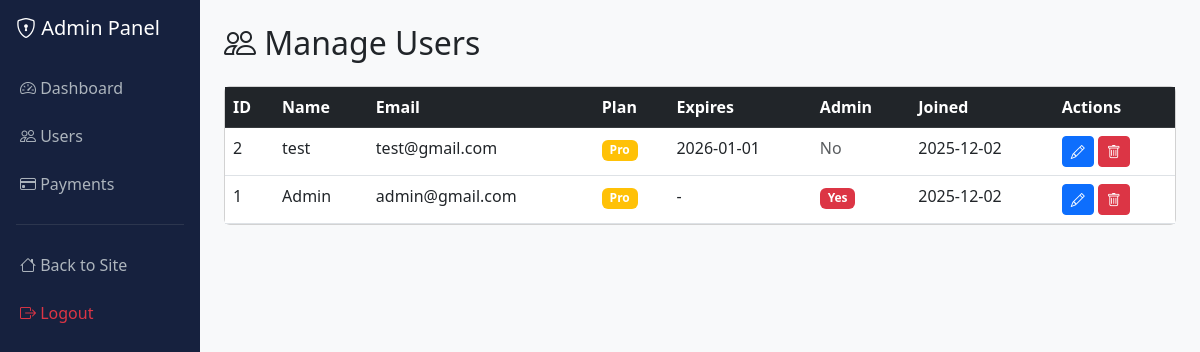
/admin/users (signed in), run on an earlier commit of the app's database.
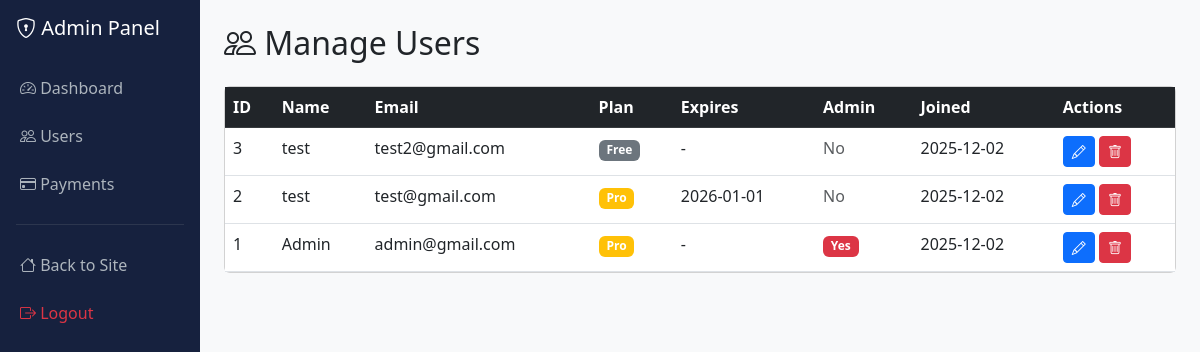
And on a later commit of the database.
### tables this page shows
CREATE TABLE users (
            id INTEGER PRIMARY KEY,
            name VARCHAR(100) NOT NULL,
            email VARCHAR(100) UNIQUE NOT NULL,
            password BLOB NOT NULL,
            is_admin INTEGER DEFAULT 0,
            subscription_plan VARCHAR(20) DEFAULT 'free',
            subscription_expires TIMESTAMP,
            created_at TIMESTAMP DEFAULT CURRENT_TIMESTAMP
        );

### app.py (the view)
@app.route('/admin/users')
@admin_required
def admin_users():
    conn = get_db()
    users = conn.execute('SELECT * FROM users ORDER BY created_at DESC').fetchall()
    conn.close()
    return render_template('admin/users.html', users=users)

### app.py (called while the page is built)
def admin_required(f):
    from functools import wraps
    @wraps(f)
    def decorated_function(*args, **kwargs):
        if not session.get('user_id'):
            return redirect(url_for('login'))
        conn = get_db()
        user = conn.execute('SELECT is_admin FROM users WHERE id = ?', (session['user_id'],)).fetchone()
        conn.close()
        if not user or not user['is_admin']:
            flash('Admin access required.', 'error')
            return redirect(url_for('index'))
        return f(*args, **kwargs)
    return decorated_function

def get_db():
    conn = sqlite3.connect(DATABASE)
    conn.row_factory = sqlite3.Row
    return conn

### templates/admin/users.html (shortened to what this page needs)
{% extends 'admin/base.html' %}
{% block content %}
<h2 class="mb-4"><i class="bi bi-people"></i> Manage Users</h2>
<div class="card">
    <div class="card-body p-0">
        <table class="table table-hover mb-0">
            <thead class="table-dark">
                <tr>
                    <th>ID</th>
                    <th>Name</th>
                    <th>Email</th>
                    <th>Plan</th>
                    <th>Expires</th>
                    <th>Admin</th>
                    <th>Joined</th>
                    <th>Actions</th>
                </tr>
            </thead>
            <tbody>
                {% for user in users %}
                <tr>
                    <td>{{ user['id'] }}</td>
                    <td>{{ user['name'] }}</td>
                    <td>{{ user['email'] }}</td>
                    <td>
                        <span class="badge bg-{{ 'warning' if user['subscription_plan'] == 'pro' else 'primary' if user['subscription_plan'] == 'basic' else 'secondary' }}">
                            {{ (user['subscription_plan'] or 'free')|title }}
                        </span>
                    </td>
                    <td>{{ user['subscription_expires'][:10] if user['subscription_expires'] else '-' }}</td>
                    <td>
                        {% if user['is_admin'] %}
                        <span class="badge bg-danger">Yes</span>
                        {% else %}
                        <span class="text-muted">No</span>
                        {% endif %}
                    </td>
                    <td>{{ user['created_at'][:10] if user['created_at'] else '-' }}</td>
                    <td>
                        <button class="btn btn-sm btn-primary" data-bs-toggle="modal" data-bs-target="#editUser{{ user['id'] }}">
                            <i class="bi bi-pencil"></i>
                        </button>
                        <form action="{{ url_for('admin_delete_user', user_id=user['id']) }}" method="POST" class="d-inline">
                            <button type="submit" class="btn btn-sm btn-danger" onclick="return confirm('Delete this user and all their data?')">
                                <i class="bi bi-trash"></i>
                            </button>
                        </form>
                    </td>
                </tr>
                {% endfor %}
            </tbody>
        </table>
    </div>
</div>
{% endblock %}

### templates/admin/base.html (shortened to what this page needs)
<!DOCTYPE html>
<html lang="en">
<head>
    <link href="https://cdn.jsdelivr.net/npm/bootstrap@5.3.0/dist/css/bootstrap.min.css" rel="stylesheet">
    <link href="https://cdn.jsdelivr.net/npm/bootstrap-icons@1.10.0/font/bootstrap-icons.css" rel="stylesheet">
</head>
<body>
    <div class="container-fluid">
        <div class="row">
            <div class="col-md-2 sidebar p-0">
                <div class="p-3 text-white">
                    <h5><i class="bi bi-shield-lock"></i> Admin Panel</h5>
                </div>
                <nav class="nav flex-column">
                    <a class="nav-link" href="{{ url_for('admin_dashboard') }}"><i class="bi bi-speedometer2"></i> Dashboard</a>
                    <a class="nav-link" href="{{ url_for('admin_users') }}"><i class="bi bi-people"></i> Users</a>
                    <a class="nav-link" href="{{ url_for('admin_payments') }}"><i class="bi bi-credit-card"></i> Payments</a>
                    <hr class="text-secondary mx-3">
                    <a class="nav-link" href="{{ url_for('index') }}"><i class="bi bi-house"></i> Back to Site</a>
                    <a class="nav-link text-danger" href="{{ url_for('logout') }}"><i class="bi bi-box-arrow-right"></i> Logout</a>
                </nav>
            </div>
            <div class="col-md-10 main-content p-4">
                {% block content %}{% endblock %}
            </div>
        </div>
    </div>
</body>
</html>

### templates/admin/base.html (style rules this page uses)
body { background: #1a1a2e; min-height: 100vh; }
.sidebar { background: #16213e; min-height: 100vh; }
.sidebar .nav-link { color: #adb5bd; padding: 12px 20px; }
.main-content { background: #f8f9fa; min-height: 100vh; }

What changed in the data, as far as the page shows it:
added users: id "3", name "test", email "test2@gmail.com", subscription_plan "Free", user "-", is_admin "No", created_at "2025-12-02"
